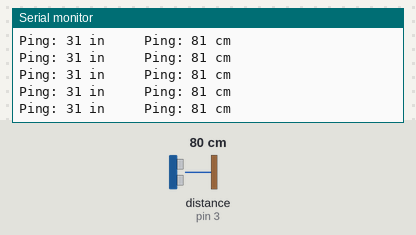
Bench run of a sketch on a simulated Arduino Uno, built with avr-gcc and run on an emulated ATmega328P. On the bench: the last lines printed to the serial monitor. The inputs (shaded band) are chosen by the test bench; at power-on: distance to the obstacle (sensor on pin 3) 80 cm. The echo pulse lasts 58.3 µs per cm.

Above: at 1.2 s.
1.3 s: distance to the obstacle (sensor on pin 3) set to 4 cm
At 1.39 s:
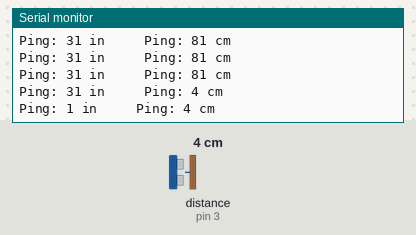
4.3 s: distance to the obstacle (sensor on pin 3) set to 2 cm
At 4.35 s:
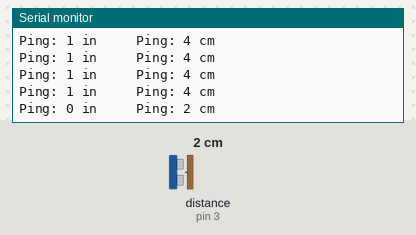
7.3 s: distance to the obstacle (sensor on pin 3) set to 60 cm
At 7.41 s:
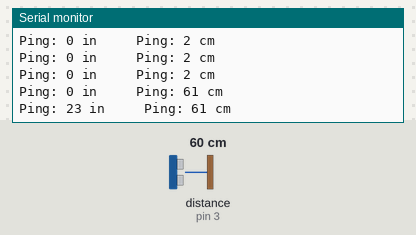
10.3 s: distance to the obstacle (sensor on pin 3) set to 299 cm
At 10.48 s:
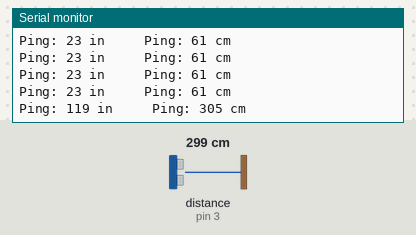
Timing chart, 0 to 13.3 s (numbered marks = the images above; inputs shaded):
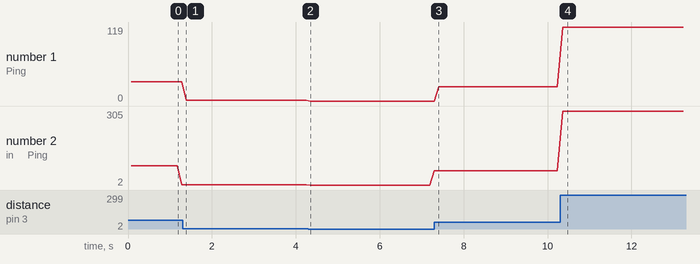

Measured:
- after the input at 1.3 s, the serial monitor: prints a new line after 0.08 s (image 1)
- after the input at 4.3 s, the serial monitor: prints a new line after 0.05 s (image 2)
- after the input at 7.3 s, the serial monitor: prints a new line after 0.11 s (image 3)
- after the input at 10.3 s, the serial monitor: prints a new line after 0.06 s (image 4)
- plotted number 1: 31 → 1 after the input at 1.3 s, 1 → 0 after the input at 4.3 s, 0 → 23 after the input at 7.3 s, 23 → 119 after the input at 10.3 s
- plotted number 2: 4 → 61 after the input at 4.3 s, 61 → 305 after the input at 10.3 s

The sketch:

Ultrasonic_Sensor.ino
```cpp
/* YourDuino SKETCH UltraSonic Serial 2.0
 Runs HC-04 and SRF-06 and other Ultrasonic Modules
 Open Serial Monitor to see results
 Reference: http://playground.arduino.cc/Code/NewPing
 CODE REFERENCE: https://arduinoinfo.mywikis.net/wiki/UltraSonicDistance
 Questions?  terry@yourduino.com */

/*-----( Import needed libraries )-----*/
#include <NewPing.h>
/*-----( Declare Constants and Pin Numbers )-----*/
#define  TRIGGER_PIN  2
#define  ECHO_PIN     3

#define MAX_DISTANCE 400 // Maximum distance we want to ping for (in centimeters).
                         //Maximum sensor distance is rated at 400-500cm.
/*-----( Declare objects )-----*/
NewPing sonar(TRIGGER_PIN, ECHO_PIN, MAX_DISTANCE); // NewPing setup of pins and maximum distance.
/*-----( Declare Variables )-----*/
int DistanceIn;
int DistanceCm;

void setup()   /****** SETUP: RUNS ONCE ******/
{
  Serial.begin(9600);
  Serial.println("UltraSonic Distance Measurement");
  Serial.println("YourDuino.com  terry@yourduino.com");
}//--(end setup )---


void loop()   /****** LOOP: RUNS CONSTANTLY ******/
{
  delay(50);// Wait 100ms between pings (about 10 pings/sec). 29ms should be the shortest delay between pings.
  DistanceIn = sonar.ping_in();
  Serial.print("Ping: ");
  Serial.print(DistanceIn); // Convert ping time to distance and print result
                            // (0 = outside set distance range, no ping echo)
  Serial.print(" in     ");

  delay(50);// Wait 100ms between pings (about 10 pings/sec). 29ms should be the shortest delay between pings.
  DistanceCm = sonar.ping_cm();
  Serial.print("Ping: ");
  Serial.print(DistanceCm);
  Serial.println(" cm");

}//--(end main loop )---

/*-----( Declare User-written Functions )-----*/

// None
//*********( THE END )***********
```
